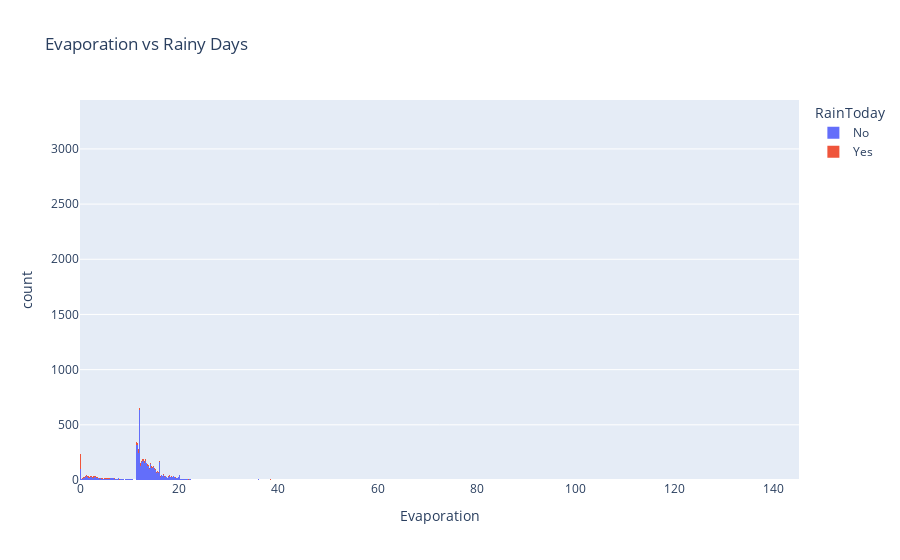

Here is the notebook cell this chart was saved with:
### Code cell
plot = px.histogram(
    raw_df,
    x="Evaporation",
    title="Evaporation vs Rainy Days",
    color="RainToday",
)
plot.show()

### Figure 1 — Plotly figure (JSON) as saved in the notebook; plotly's stock layout.template omitted (floating-point values rounded to 4 significant figures; data arrays with more than 128 entries replaced by an {"elided": "..."} marker saying what was removed)
{"data": [{"alignmentgroup": "True", "bingroup": "x", "hovertemplate": "RainToday=No<br>Evaporation=%{x}<br>count=%{y}<extra></extra>", "legendgroup": "No", "marker": {"color": "#636efa", "pattern": {"shape": ""}}, "name": "No", "offsetgroup": "No", "orientation": "v", "showlegend": true, "type": "histogram", "x": {"elided": "109332 float values"}, "xaxis": "x", "yaxis": "y"}, {"alignmentgroup": "True", "bingroup": "x", "hovertemplate": "RainToday=Yes<br>Evaporation=%{x}<br>count=%{y}<extra></extra>", "legendgroup": "Yes", "marker": {"color": "#EF553B", "pattern": {"shape": ""}}, "name": "Yes", "offsetgroup": "Yes", "orientation": "v", "showlegend": true, "type": "histogram", "x": {"elided": "31455 float values"}, "xaxis": "x", "yaxis": "y"}], "layout": {"barmode": "relative", "legend": {"title": {"text": "RainToday"}, "tracegroupgap": 0}, "title": {"text": "Evaporation vs Rainy Days"}, "xaxis": {"anchor": "y", "domain": [0, 1], "title": {"text": "Evaporation"}}, "yaxis": {"anchor": "x", "domain": [0, 1], "title": {"text": "count"}}}}
